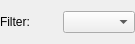
<?xml version="1.0" encoding="UTF-8"?>
<ui version="4.0">
 <class>FilterWidget</class>
 <widget class="QWidget" name="FilterWidget">
  <property name="geometry">
   <rect>
    <x>0</x>
    <y>0</y>
    <width>135</width>
    <height>44</height>
   </rect>
  </property>
  <property name="minimumSize">
   <size>
    <width>135</width>
    <height>44</height>
   </size>
  </property>
  <property name="windowTitle">
   <string>Form</string>
  </property>
  <layout class="QGridLayout" name="gridLayout">
   <property name="leftMargin">
    <number>0</number>
   </property>
   <property name="topMargin">
    <number>0</number>
   </property>
   <property name="rightMargin">
    <number>0</number>
   </property>
   <property name="bottomMargin">
    <number>0</number>
   </property>
   <property name="horizontalSpacing">
    <number>6</number>
   </property>
   <property name="verticalSpacing">
    <number>0</number>
   </property>
   <item row="0" column="0">
    <widget class="QLabel" name="nameLabel">
     <property name="text">
      <string>Filter:</string>
     </property>
    </widget>
   </item>
   <item row="0" column="1">
    <widget class="QComboBox" name="comboBox"/>
   </item>
  </layout>
 </widget>
 <resources/>
 <connections/>
</ui>
